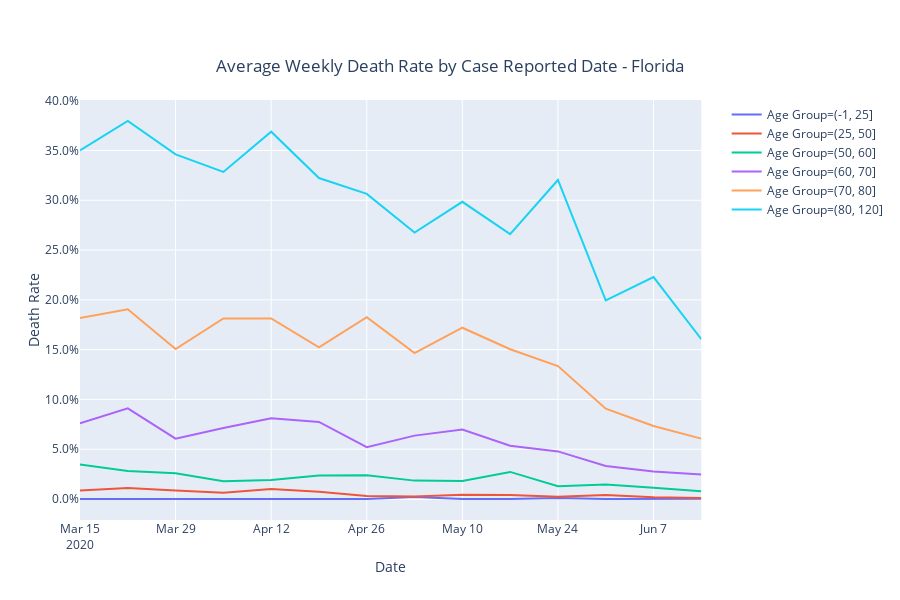

Source (notebook cell):
### Code cell
#1A Case volumes by age group and reported date
import plotly.graph_objects as go

df2 = df[(df['DateWeek']<='2020-06-14')&(df['DateWeek']>='2020-03-15')].groupby(['DateWeek','binned']).agg({'Died_int':'mean'}).reset_index()

fig = px.line(df2,
             x="DateWeek",
             y="Died_int",
             color='binned',
             #barmode='stack',
             labels = {'DateWeek':'Date','Died_int':'Death Rate','binned':'Age Group'},
             title={
                'text': "Average Weekly Death Rate by Case Reported Date - Florida",
                'y':0.9,
                'x':0.5,
                'xanchor': 'center',
                'yanchor': 'top'})

fig.update_yaxes(tickformat = ',.1%')
fig.update_traces(hovertemplate=None)
fig.update_layout(hovermode="x")

fig.show()
#py.plot(fig, filename = 'Average Weekly Death Rate by Case Reported Date - Florida', auto_open=False)

### Figure 1 — Plotly figure (JSON) as saved in the notebook; plotly's stock layout.template omitted (floating-point values rounded to 4 significant figures)
{"data": [{"hoverlabel": {"namelength": 0}, "legendgroup": "Age Group=(-1, 25]", "line": {"color": "#636efa", "dash": "solid"}, "mode": "lines", "name": "Age Group=(-1, 25]", "showlegend": true, "type": "scatter", "x": ["2020-03-15T00:00:00", "2020-03-22T00:00:00", "2020-03-29T00:00:00", "2020-04-05T00:00:00", "2020-04-12T00:00:00", "2020-04-19T00:00:00", "2020-04-26T00:00:00", "2020-05-03T00:00:00", "2020-05-10T00:00:00", "2020-05-17T00:00:00", "2020-05-24T00:00:00", "2020-05-31T00:00:00", "2020-06-07T00:00:00", "2020-06-14T00:00:00"], "xaxis": "x", "y": [0, 0, 0, 0, 0, 0, 0, 0.001984, 0, 0, 0.001011, 0, 0, 0.0001497], "yaxis": "y"}, {"hoverlabel": {"namelength": 0}, "legendgroup": "Age Group=(25, 50]", "line": {"color": "#EF553B", "dash": "solid"}, "mode": "lines", "name": "Age Group=(25, 50]", "showlegend": true, "type": "scatter", "x": ["2020-03-15T00:00:00", "2020-03-22T00:00:00", "2020-03-29T00:00:00", "2020-04-05T00:00:00", "2020-04-12T00:00:00", "2020-04-19T00:00:00", "2020-04-26T00:00:00", "2020-05-03T00:00:00", "2020-05-10T00:00:00", "2020-05-17T00:00:00", "2020-05-24T00:00:00", "2020-05-31T00:00:00", "2020-06-07T00:00:00", "2020-06-14T00:00:00"], "xaxis": "x", "y": [0.008621, 0.01117, 0.008494, 0.006194, 0.01, 0.007377, 0.002907, 0.002538, 0.004231, 0.004021, 0.002184, 0.004132, 0.001825, 0.00107], "yaxis": "y"}, {"hoverlabel": {"namelength": 0}, "legendgroup": "Age Group=(50, 60]", "line": {"color": "#00cc96", "dash": "solid"}, "mode": "lines", "name": "Age Group=(50, 60]", "showlegend": true, "type": "scatter", "x": ["2020-03-15T00:00:00", "2020-03-22T00:00:00", "2020-03-29T00:00:00", "2020-04-05T00:00:00", "2020-04-12T00:00:00", "2020-04-19T00:00:00", "2020-04-26T00:00:00", "2020-05-03T00:00:00", "2020-05-10T00:00:00", "2020-05-17T00:00:00", "2020-05-24T00:00:00", "2020-05-31T00:00:00", "2020-06-07T00:00:00", "2020-06-14T00:00:00"], "xaxis": "x", "y": [0.03468, 0.02821, 0.0259, 0.01784, 0.01913, 0.02354, 0.02375, 0.01846, 0.0182, 0.0272, 0.0129, 0.01447, 0.01126, 0.007698], "yaxis": "y"}, {"hoverlabel": {"namelength": 0}, "legendgroup": "Age Group=(60, 70]", "line": {"color": "#ab63fa", "dash": "solid"}, "mode": "lines", "name": "Age Group=(60, 70]", "showlegend": true, "type": "scatter", "x": ["2020-03-15T00:00:00", "2020-03-22T00:00:00", "2020-03-29T00:00:00", "2020-04-05T00:00:00", "2020-04-12T00:00:00", "2020-04-19T00:00:00", "2020-04-26T00:00:00", "2020-05-03T00:00:00", "2020-05-10T00:00:00", "2020-05-17T00:00:00", "2020-05-24T00:00:00", "2020-05-31T00:00:00", "2020-06-07T00:00:00", "2020-06-14T00:00:00"], "xaxis": "x", "y": [0.07595, 0.09108, 0.06063, 0.0713, 0.08108, 0.07736, 0.05199, 0.06366, 0.06984, 0.05357, 0.0478, 0.0332, 0.02766, 0.02452], "yaxis": "y"}, {"hoverlabel": {"namelength": 0}, "legendgroup": "Age Group=(70, 80]", "line": {"color": "#FFA15A", "dash": "solid"}, "mode": "lines", "name": "Age Group=(70, 80]", "showlegend": true, "type": "scatter", "x": ["2020-03-15T00:00:00", "2020-03-22T00:00:00", "2020-03-29T00:00:00", "2020-04-05T00:00:00", "2020-04-12T00:00:00", "2020-04-19T00:00:00", "2020-04-26T00:00:00", "2020-05-03T00:00:00", "2020-05-10T00:00:00", "2020-05-17T00:00:00", "2020-05-24T00:00:00", "2020-05-31T00:00:00", "2020-06-07T00:00:00", "2020-06-14T00:00:00"], "xaxis": "x", "y": [0.1818, 0.1906, 0.1505, 0.1813, 0.1813, 0.1523, 0.1826, 0.1465, 0.172, 0.1504, 0.1335, 0.09069, 0.07331, 0.06061], "yaxis": "y"}, {"hoverlabel": {"namelength": 0}, "legendgroup": "Age Group=(80, 120]", "line": {"color": "#19d3f3", "dash": "solid"}, "mode": "lines", "name": "Age Group=(80, 120]", "showlegend": true, "type": "scatter", "x": ["2020-03-15T00:00:00", "2020-03-22T00:00:00", "2020-03-29T00:00:00", "2020-04-05T00:00:00", "2020-04-12T00:00:00", "2020-04-19T00:00:00", "2020-04-26T00:00:00", "2020-05-03T00:00:00", "2020-05-10T00:00:00", "2020-05-17T00:00:00", "2020-05-24T00:00:00", "2020-05-31T00:00:00", "2020-06-07T00:00:00", "2020-06-14T00:00:00"], "xaxis": "x", "y": [0.35, 0.3796, 0.3461, 0.3285, 0.3689, 0.3223, 0.3065, 0.2676, 0.2985, 0.266, 0.3204, 0.1995, 0.2229, 0.1605], "yaxis": "y"}], "layout": {"height": 600, "hovermode": "x", "legend": {"tracegroupgap": 0}, "title": {"text": "Average Weekly Death Rate by Case Reported Date - Florida", "x": 0.5, "xanchor": "center", "y": 0.9, "yanchor": "top"}, "xaxis": {"anchor": "y", "domain": [0, 0.98], "title": {"text": "Date"}}, "yaxis": {"anchor": "x", "domain": [0, 1], "tickformat": ",.1%", "title": {"text": "Death Rate"}}}}
